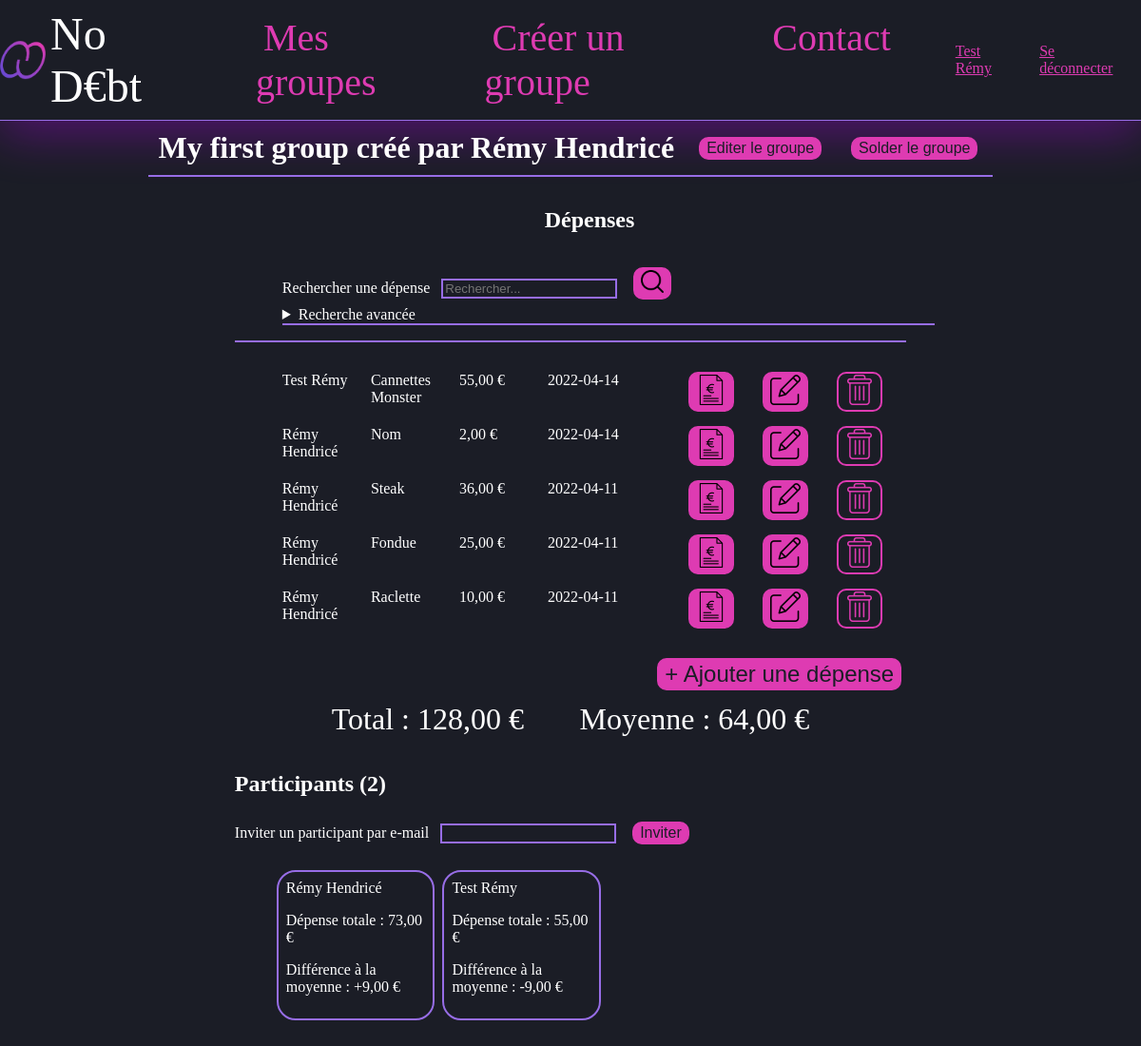
Screenshot of /group.php?gid=1 (signed in) with the database file from the repository.
### tables this page shows
CREATE TABLE `nodebt_utilisateur` (
  `uid` int(11) NOT NULL,
  `email` varchar(254) NOT NULL,
  `lastname` varchar(50) NOT NULL,
  `firstname` varchar(50) NOT NULL,
  `hashpass` varchar(128) NOT NULL,
  `isActive` tinyint(1) NOT NULL DEFAULT '1'
);

CREATE TABLE `nodebt_groupe` (
  `gid` int(11) NOT NULL,
  `nom` varchar(50) NOT NULL,
  `devise` varchar(5) NOT NULL,
  `own_uid` int(11) NOT NULL
);

CREATE TABLE `nodebt_depense` (
  `did` int(11) NOT NULL,
  `dateHeure` datetime NOT NULL,
  `montant` decimal(10,0) NOT NULL,
  `libelle` varchar(100) NOT NULL,
  `uid` int(11) NOT NULL,
  `gid` int(11) NOT NULL
);

### php/repository/UserRepository.php (called while the page is built, shortened)
<?php
class UserRepository
{
    public function getUserInfo($uid, &$message = ''){
        $user = null;
        try{
            $bd = DBLink::connectToDb();
            $stmt = $bd->prepare ("SELECT uid, email, firstname, lastname FROM ". self::TABLE_NAME
                ." WHERE uid = :uid");
            $stmt->bindValue(':uid', $uid);
            if($stmt->execute()){
                $user = $stmt->fetchObject("NoDebt\User");
            }
        }catch(Exception $e){
            $message = self::DB_ERROR_MESSAGE;
        }
        return $user;
    }
}

### inc/session.inc.php (called while the page is built, shortened)
<?php
require_once 'php/repository/ParticipationRepository.php';
require_once 'php/repository/UserRepository.php';
if (isset($_SESSION['userId'])){
    $ses_uid = $_SESSION['userId'];
    $userRepo = new UserRepository();
    $user = $userRepo->getUserInfo($ses_uid);
    $ses_firstName = $user->firstname;
    $ses_lastName = $user->lastname;
} else {
    $path = $_SERVER['PHP_SELF'];
    $file = basename ($path);
    if ($file !== 'index.php' && $file !== 'contact.php' && $file !== 'signup.php'
    && $file !== 'fogottenPassword.php' && $file !== 'sources.php') header('location: index.php');
}
?>

### php/repository/GroupRepository.php (called while the page is built, shortened)
<?php
require_once 'ParticipationRepository.php';
require_once 'php/domain/Group.php';
class GroupRepository
{
    public function getGeneralInfo($gid, &$message = ''){
        $group = null;
        try{
            $db = DBLink::connectToDb();
            $stmt = $db->prepare("SELECT gr.gid, gr.nom  AS name, gr.devise AS currency,
                CONCAT(owner.firstname,' ', owner.lastname)
                AS owner_name, IFNULL(SUM(dep.montant),0) AS total
                FROM nodebt_groupe gr
                JOIN nodebt_utilisateur owner on gr.own_uid = owner.uid
                LEFT JOIN nodebt_depense dep on dep.gid = gr.gid
                WHERE gr.gid = :gid
                GROUP BY gr.gid;");
            $stmt->bindValue(':gid', $gid);
            if($stmt->execute() && $stmt->rowCount() == 1){
                $group = $stmt->fetchObject("NoDebt\Group");
            }
        }catch(PDOException $e){
            $message = self::DB_ERROR_MESSAGE;
        }
        return $group;
    }
}

### php/repository/ParticipationRepository.php (called while the page is built, shortened)
<?php
class ParticipationRepository
{
    public function getParticipantsTotals($gid, &$message=''){
        $expenses = array();
        try{
            $db = DBLink::connectToDb();
            $stmt = $db->prepare("SELECT CONCAT(us.firstname,' ',us.lastname) AS name, IFNULL(SUM(exp.montant),0) AS total"
                ." FROM ". self::TABLE_NAME ." par"
                ." JOIN ". UserRepository::TABLE_NAME ." us ON us.uid = par.uid"
                ." LEFT JOIN ". ExpenseRepository::TABLE_NAME ." exp ON exp.uid = par.uid AND exp.gid = par.gid"
                ." WHERE par.gid = :gid AND par.estConfirme = TRUE"
                ." GROUP BY par.gid, par.uid");
            $stmt->bindValue(':gid',$gid);
            if($stmt->execute() && $stmt->rowCount() > 0){
                $expenses = $stmt->fetchAll(PDO::FETCH_CLASS,"NoDebt\Participant");
            }
        }catch(PDOException $e){
            $message = self::DB_ERROR_MESSAGE;
        }
        return $expenses;
    }
}

### php/repository/ExpenseRepository.php (called while the page is built, shortened)
<?php
class ExpenseRepository
{
    public function getExpenses($gid, $top = 0){
        $top = intval($top);
        $limit = $top != 0 ? "LIMIT $top" : '';
        $expenses = array();
        try{
            $db = DBLink::connectToDb();
            $stmt = $db->prepare("SELECT exp.did,  exp.montant, DATE_FORMAT(exp.dateHeure,'%Y-%m-%d') AS paydate, exp.libelle, exp.uid, exp.gid,
            CONCAT(us.firstname,' ', us.lastname) AS spender FROM ". self::TABLE_NAME ." exp "
                ." JOIN ". UserRepository::TABLE_NAME ." us ON exp.uid = us.uid"
                ." WHERE gid = :gid"
                ." ORDER BY dateHeure DESC " . $limit);
            $stmt->bindValue(':gid', $gid);
            if($stmt->execute() && $stmt->rowCount() > 0){
                $expenses = $stmt->fetchAll(PDO::FETCH_CLASS,"NoDebt\Expense");
            }
        }catch(PDOException $e){
        }
        return $expenses;
    }
}

### php/domain/Group.php (called while the page is built, shortened)
<?php
require 'php/utils/CurrencyFormatter.php';
class Group
{
    public $currency;
    public $total;
    public function formatAmount($amount){
        $fmt = new CurrencyFormatter();
        return $fmt->formatCurrency($amount, $this->currency);
    }
    public function formatTotal(){
        return $this->formatAmount($this->total);
    }
}

### php/utils/CurrencyFormatter.php (called while the page is built, shortened)
<?php
class CurrencyFormatter
{
    public function formatCurrency($amount, $currency){
        $amount = floatval($amount);
        $symbol = $this->getCurrencySymbol($currency);
        return number_format($amount, 2, ',', ' ') . ' ' . utf8_encode($symbol);
    }
    public function getCurrencySymbol($currencyCode){
        switch ($currencyCode){
            case 'EUR': return '&euro;';
        }
    }
}

### inc/expense.inc.php (the view, shortened to what this page needs)
<?php
if(isset($expense)):
?>
<li class="expense">
    <span class="expense-detail"><?php echo $expense->spender?></span><span class="expense-detail"><?php echo $expense->libelle?></span>
    <span class="expense-detail"><?php echo $expense->montant?></span><span class="expense-detail"><?php echo $expense->paydate ?></span>
    <ul class="choices">
        <li>
            <form action="expenseBills.php" method="post">
                <button type="submit" name="billsBtn"><img class="iconx32" src="images/receipt.png" alt="Factures"/></button>
            </form>
        </li>
        <li>
            <form action="expenseEdit.php" method="post">
                <button type="submit" name="editBtn"><img class="iconx32"  src="images/edit.png" alt="Editer"/></button>
            </form>
        </li>
        <li>
            <form action="expenseDelete.php" method="post">
                <button class="decline" type="submit" name="deleteBtn"><img class="iconx32" src="images/delete.png" alt="Supprimer"/></button>
            </form>
        </li>
    </ul>
</li>
<?php endif?>

### group.php (shortened to what this page needs)
<?php
include('inc/session.inc.php');
?>
<?php
require_once 'php/repository/GroupRepository.php';
require_once 'php/repository/UserRepository.php';
require_once 'php/repository/ExpenseRepository.php';
require_once 'php/repository/ParticipationRepository.php';
if(isset($_GET['gid']) || isset($_COOKIE['gid'])){
    $gid = isset($_GET['gid']) ? intval($_GET['gid']) : intval($_COOKIE['gid']);
    $actionSelf = htmlspecialchars($_SERVER['PHP_SELF']);
    $groupRepo = new GroupRepository();
    $expenseRepo = new ExpenseRepository();
    $participRepo = new ParticipationRepository();
    $group = $groupRepo->getGeneralInfo($gid);
    $expenses = $expenseRepo->getExpenses($gid);
    $participants = $participRepo->getParticipantsTotals($gid);
    $averageExp = count($participants) != 0 ? $group->total / count($participants) : $group->total;
}
?>
<!DOCTYPE html>
<html lang="fr">
<head>
    <link rel="stylesheet" href="css/style.css">
</head>
<body>
    <?php
    include("inc/header.inc.php");
    ?>
    <main>
        <header>
            <h1><?php echo "$group->name créé par $group->owner_name"?></h1>
            <form action="groupEdit.php" method="post">
                <button type="submit" name="editBtn" id="editBtn">Editer le groupe</button>
            </form>
            <form action="group01Settling.php" method="post">
                <button type="submit" name="settleBtn" id="settleBtn">Solder le groupe</button>
            </form>
        </header>
        <section class="groupView">
            <header class="expenses">
                <h2>Dépenses</h2>
                <ul class="search">
                    <li>
                        <form name="simple-search-expense" class="search">
                            <label for="search">Rechercher une dépense </label>
                            <input type="text" id="search" name="search" placeholder="Rechercher..."/>
                            <button type="submit" name="searchBtn"><img class="iconx24" src="images/search.png" alt="Rechercher"/></button>
                        </form>
                    </li>
                    <li>
                        <details>
                            <summary>Recherche avancée</summary>
                        </details>
                    </li>
                </ul>
            </header>
            <ul class="expense-list">
                <?php
                foreach($expenses as $expense){
                    $expense->montant = $group->formatAmount($expense->montant);
                    include('inc/expense.inc.php');
                }
                ?>
            </ul>
            <form class="addButton" method="post" action="expenseAdd.php">
                <button class="biggerBtn" type="submit" name="addExpenseBtn" id="addExpenseBtn">+ Ajouter une dépense</button>
            </form>
            <section class="expenses-total">
                <p>Total : <?php echo $group->formatTotal() ?></p>
                <p>Moyenne : <?php echo $group->formatAmount($averageExp)?></p>
            </section>
        </section>
        <section class="participants">
            <h2>Participants (<?php echo count($participants)?>)</h2>
            <form name="invite-participant" method="post" action="<?php echo $actionSelf?>">
                <label for="inviteEmail">Inviter un participant par e-mail</label>
                <input type="email" name="inviteEmail" id="inviteEmail" value="<?php if(isset($inviteEmail)) echo $inviteEmail ?>"/>
                <button type="submit" name="inviteBtn" id="inviteBtn">Inviter</button>
            </form>
            <ul class="participants-list">
                <?php
                foreach ($participants as $participant){
                    include('inc/participantTemplate.php');
                }
                ?>
            </ul>
        </section>
    </main>
</body>
</html>

### inc/header.inc.php (shortened to what this page needs)
<?php if(isset($ses_uid)) : ?>
<header class="nav-header">
    <a href="myGroups.php" class="nodebt"><img id="logo" src="images/icon.png" alt="logo"/>No D€bt</a>
    <nav class="website-nav">
        <ul class="nav-links">
            <li><a href="myGroups.php">Mes groupes</a></li>
            <li><a href="createGroup.php">Créer un groupe</a></li>
            <li><a href="contact.php">Contact</a></li>
        </ul>
    </nav>
    <nav class="profile-nav">
        <ul class="nav-links">
            <li><a href="editProfile.php"><?php echo isset($ses_lastName) && isset ($ses_firstName) ? $ses_firstName.' '.$ses_lastName : 'Profil' ?></a></li>
            <li><a href="disconnect.php">Se déconnecter</a></li>
        </ul>
    </nav>
</header>
<?php endif ?>

### css/style.css (style rules this page uses)
body { font-family: OpenDyslexic; color: #ffffff; background-color: #1b1d26; margin: 0; }
.nodebt { display: flex; align-items: center; color: #ffffff; font-size: 3rem; font-family: BebasNeue-Regular; text-decoration: none; }
#logo { height: 1em; margin-right: 5px; }
main { margin-left: 3%; margin-right: 3%; padding-left: 10%; padding-right: 10%; display: flex; flex-direction: column; flex-wrap: wrap; }
input, select, textarea { border: 2px solid rgb(151, 109, 230); background-color: #1b1d26; color: #fa8fdc; transition: all 0.4s ease 0s; margin: 8px; }
a { color: #DE3BB2; transition: all 0.4s ease 0s; }
h1 { margin: 10px 0 10px 0; }
summary { border-bottom: 2px solid rgb(151, 109, 230); }
header { height: 20%; width: 100%; margin: 0; border-bottom: 2px solid rgb(151, 109, 230); display: flex; flex-direction: row; justify-content: space-around; align-items: center; }
header.nav-header { height: 20%; width: 100%; margin: 0; border-bottom: 1px solid rgb(151, 109, 230); display: flex; flex-direction: row; justify-content: center; align-items: center; }
body > header { border: none; margin: 0; box-shadow: 0 15px 50px 0 rgba(190, 0, 255, 0.33); }
main section { padding: 2px; margin: 10px 10% 0 10%; }
.groupView > header { display: flex; flex-direction: column; flex-wrap: wrap; }
.choices { display: flex; justify-content: space-around; align-items: center; list-style: none; margin: 0; }
button { border: 2px solid #DE3BB2; font-size: 1em; border-radius: 10px; margin-left: 5px; margin-right: 5px; color: #1b1d26; background-color: #DE3BB2; transition: all 0.3s ease 0s; }
button.decline { color: #DE3BB2; border-color: #DE3BB2; background-color: #1b1d26; }
.expense { display: flex; justify-content: space-between; align-self: center; margin-top: 15px; margin-bottom: 15px; }
.expense-detail { width: 20%; margin-right:10px; overflow: hidden; }
.expense-list { max-height: 400px; overflow-y: scroll; }
nav.website-nav { display: flex; flex-direction: column-reverse; }
nav.website-nav a { text-decoration: none; font-family: BebasNeue-Regular; font-size: 2.5rem; transition: all 0.25s ease 0s; margin: 8px; }
ul.nav-links { display: flex; flex-direction: row; justify-content: space-between; justify-items: center; }
ul.search { width: 100%; display: flex; flex-direction: column; }
li { margin: 0 10px 0 10px; list-style-type: none; }
.participants-list { display: flex; flex-direction: row; justify-content: flex-start; flex-wrap: wrap; list-style-type: none; }
.expenses-total { display: flex; justify-content: space-around; align-content: space-between; font-size: 2em; }
.expenses-total p { margin: 0; }
.iconx32 { height: 32px; }
.iconx24 { height: 24px; }
.addButton { display: flex; flex-direction: row-reverse; }
.biggerBtn { font-size: 1.5em; }

### rows the page displays
nodebt_utilisateur: firstname "Test", lastname "Rémy"
nodebt_groupe: nom "My first group"
nodebt_depense: spender "Test Rémy", libelle "Cannettes Monster", montant.devise "55,00 €", paydate "2022-04-14"
nodebt_depense: spender "Rémy Hendricé", libelle "Nom", montant.devise "2,00 €", paydate "2022-04-14"
nodebt_depense: spender "Rémy Hendricé", libelle "Steak", montant.devise "36,00 €", paydate "2022-04-11"
nodebt_depense: spender "Rémy Hendricé", libelle "Fondue", montant.devise "25,00 €", paydate "2022-04-11"
nodebt_depense: spender "Rémy Hendricé", libelle "Raclette", montant.devise "10,00 €", paydate "2022-04-11"

### other values shown
$group->owner_name "Rémy Hendricé"
$group->formatTotal() "128,00 €"
$group->formatAmount($averageExp) "64,00 €"
count($participants) "2"
$name "Rémy Hendricé"
$totalString "73,00 €"
$diffString "9,00 €"
$name "Test Rémy"
$totalString "55,00 €"
$diffString "-9,00 €"
